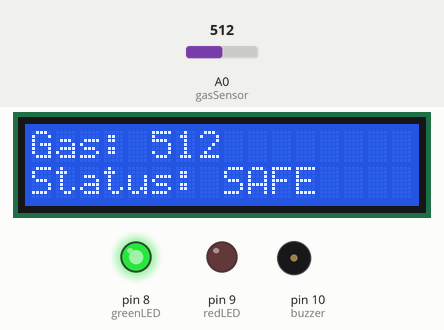
Recording of a sketch running on a simulated Arduino Uno, built with avr-gcc and run on an emulated ATmega328P. Shown: 16×2 character LCD, output pins drawn as LEDs (lit = HIGH), buzzer (waves = sounding, pin HIGH). Inputs (shaded band) come from the test bench; at power-on: A0 (gasSensor) = 512.

Above: at 3.2 s.
3.3 s: A0 (gasSensor) set to 640
At 4.7 s:
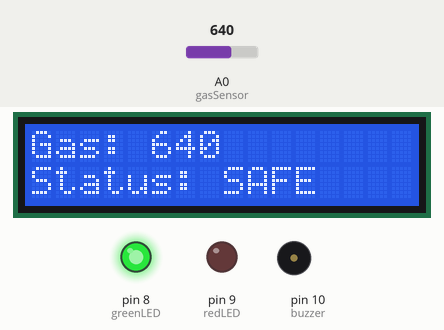
5.1 s: A0 (gasSensor) set to 665
At 6.4 s:
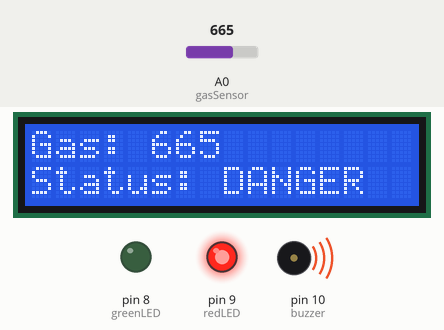
6.7 s: A0 (gasSensor) set to 716
At 8.0 s:
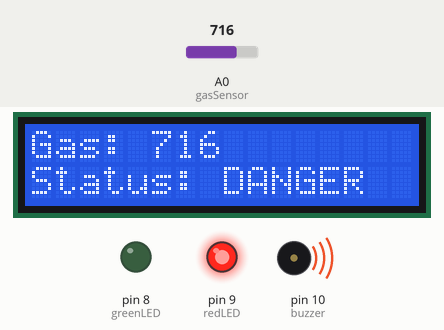
Timing chart, 0 to 9.7 s (numbered marks = the images above; inputs shaded):
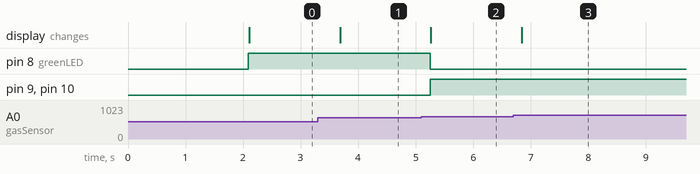

The sketch:

arduino-gas-detector.ino
```cpp
#include <Wire.h>
#include <LiquidCrystal_I2C.h>

LiquidCrystal_I2C lcd(0x27, 16, 2);

int gasSensor = A0;
int greenLED = 8;
int redLED = 9;
int buzzer = 10;

int threshold = 650;

void setup() {

  lcd.init();
  lcd.backlight();

  pinMode(greenLED, OUTPUT);
  pinMode(redLED, OUTPUT);
  pinMode(buzzer, OUTPUT);

  lcd.setCursor(0,0);
  lcd.print("Gas Detector");
  delay(2000);
  lcd.clear();
}

void loop() {

  int gasValue = analogRead(gasSensor);

  // Display gas value
  lcd.setCursor(0,0);
  lcd.print("Gas: ");
  lcd.print(gasValue);
  lcd.print("    ");   // Clear extra digits

  if (gasValue >= threshold) {
    digitalWrite(redLED, HIGH);
    digitalWrite(greenLED, LOW);
    digitalWrite(buzzer, HIGH);

    lcd.setCursor(0,1);
    lcd.print("Status: DANGER ");
  }
  else {
    digitalWrite(redLED, LOW);
    digitalWrite(greenLED, HIGH);
    digitalWrite(buzzer, LOW);

    lcd.setCursor(0,1);
    lcd.print("Status: SAFE   ");
  }

  delay(500);
}
```

Measured:
- the behaviour switches between 649 and 650 on A0 (gasSensor) (found by bisection; images 1 and 2)
- after the input at 3.3 s, the display: changes after 0.39 s (image 1)
- after the input at 5.1 s, pin 8 (greenLED): HIGH → LOW after 0.15 s; pin 9 (redLED), pin 10 (buzzer): LOW → HIGH after 0.15 s; the display: changes after 0.17 s (image 2)
- after the input at 6.7 s, the display: changes after 0.15 s (image 3)
